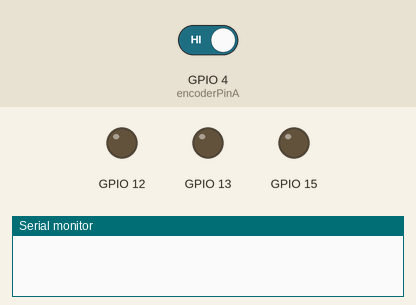
A program run on a simulated ESP8266 (NodeMCU). Shown: output pins drawn as LEDs (lit = HIGH), the last lines printed to the serial monitor. The inputs (shaded band) are chosen by the test bench; at power-on: GPIO 4 (encoderPinA) HIGH.

Above: at 0.0 s.
At 0.9 s:
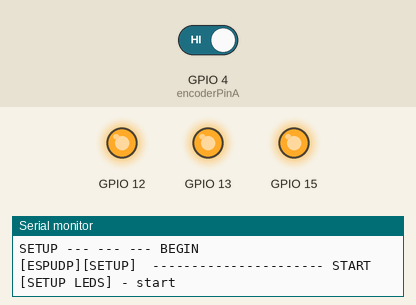
At 1.7 s:
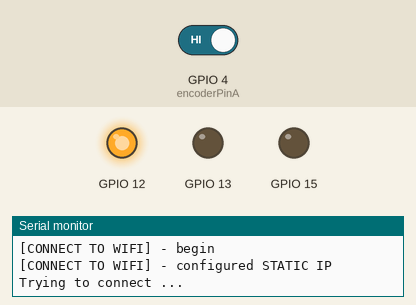
At 3.0 s:
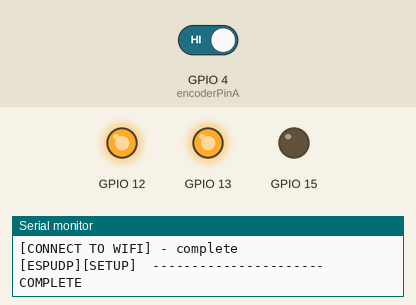
Timing chart, 0 to 4.5 s (numbered marks = the images above):
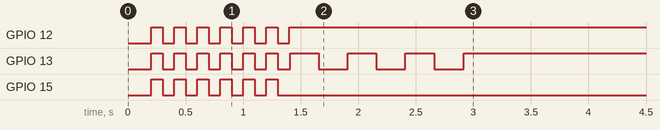

The program:

main.cpp
```cpp
#include <Arduino.h>
#include <ESPUDP.h>


//---- STRING CONTROL ESP CONTROLLER ----


// the ESP "virtual strings" send data via WIFI to the raspberry.
// each ESP has a unique ID.
// the first message it sends to RASP is its ID.
// the ID must be manually set from the code before uploading.
// A variation is to have raspberry wait for connections and then assign values to each
// (OR we could use the last digits of the IP..)


// ______________________________________________________________________________________________ GLOBALS


// the current value of the string reading
uint32_t current_value = 0;

// MSGs
char presentation_msg[] = "hallo";
char RASP_AKNOWLEDGE[IN_SIZE] = "OK";  // added last value for convention, which will also be in the "in_packet"
char RESET_MSG[IN_SIZE] = "RESET";

// ______________________________________________________________________________________________ NETWORKING
//Static IP address configuration

//      IP - DOF MAPPINGS
// IP = 192.168.1.40 -> FORWARD BASE
// IP = 192.168.1.41 -> STRAFE BASE
// IP = 192.168.1.42 -> ANGULAR BASE
// IP = 192.168.1.43 -> SHOULDER SERVO
// IP = 192.168.1.44 -> ELBOW SERVO
// IP = 192.168.1.45 -> CLAW SERVO
// -- BUTTONS
// IP = 192.168.1.20 -> RESET BUTTON
// IP = 192.168.1.30 -> PAUSE BUTTON

const IPAddress staticIP(192, 168, 0, 40);  // this device static IP

const IPAddress defaultDestinationIP(192, 168, 0, 6);  // RASP IP
const int raspPort = 44444;  // my mac os udp port is: 49242

// last three inputs are the LED PINS
EspUdp espUdp(
    staticIP,
    defaultDestinationIP,
    raspPort,
    12,
    13,
    15
);

void checkReset() {
    if (espUdp.udp_msg_equals_to(RESET_MSG)) {

      Serial.println("[checkReset] - received RESET message: '" + String(RESET_MSG) + "'.\n... RESETTING ...");
      ESP.restart();
    }
}


// ______________________________________________________________________________________________ENCODER
const uint8 encoderPinA = 4;  // outputA digital GPIO4 - D2
const uint8_t encoderPinB = 5;  // outoutB digital GPIO5 - D1
const uint8_t encoderSW = 14;   // SW (bottone) connesso al pin GPI14 - D5

int encoderCount = 0; // Contatore
int actCLKState; // Lettura attuale del canale CLK (A)
int prevCLKState; // Lettura precedente del canale CLK (A)

#define readA digitalRead(encoderPinA)
#define readB digitalRead(encoderPinB)

ICACHE_RAM_ATTR void CLKChanged() {

  int actCLKState = readA;// Leggo il canale A (CLK)

  // Questo if serve per gestire chiamate multiple alla routine di interrupt
  // causate dal cosiddetto bouncing: ogni volta che si ruota l'albero vengono
  // in realtà generate diverse variazioni (per ognuna viene scatenato
  // l'interrupt!), dovute al funzionamento meccanico del rotore. Si possono
  // determinare effetti indesiderati come ad esempio la ripetizione di numeri
  // ma con questo IF vengono evitati.
  if (prevCLKState != actCLKState) {

      encoderCount += (actCLKState == readB ? 1 : -1);

      // SEND TO -EACH- ROBOT
      // Serial.println(encoderCount);
      espUdp.write_int_udp(encoderCount);

      prevCLKState = actCLKState;
    }
}

// ICACHE_RAM_ATTR void SWPressed() {

//   Serial.println("SW Pressed!");
// }

void setup_encoder(){

  pinMode(encoderPinA, INPUT);
  pinMode(encoderPinB, INPUT);
  pinMode(encoderSW, INPUT_PULLUP);

  attachInterrupt(digitalPinToInterrupt(encoderPinA), CLKChanged, CHANGE);
  // attachInterrupt(digitalPinToInterrupt(encoderSW), SWPressed, FALLING);

  prevCLKState = readA;
}


// ______________________________________________________________________________________________MAIN


void initialize(){

  current_value = 0;
}

void setup() {

  // SERIAL
  Serial.begin(115220);
  delay(200);
  Serial.println("SETUP --- --- --- BEGIN");

  // initialize variables
  initialize();

  // ESP UDP
  espUdp.setup();

  // setup encoder
  delay(200);
  setup_encoder();

  // wait for a few seconds before starting
  delay(100);
  Serial.println("SETUP --- --- --- COMPLETE");
}

void loop() {

  // 1. check for UDP essages
  // - check if RESET MSG is received
  noInterrupts();
  if (espUdp.read_udp_non_blocking())
    checkReset();
  interrupts();

  // interrupts can work passively here
  delay(500);
}
```
